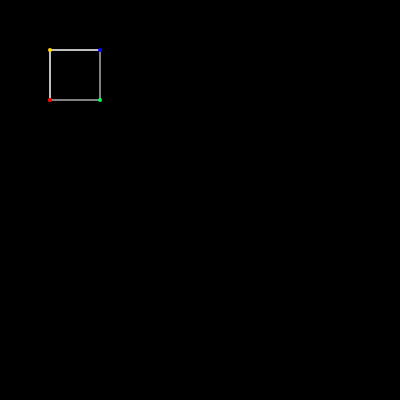
Frame 1 (no input)
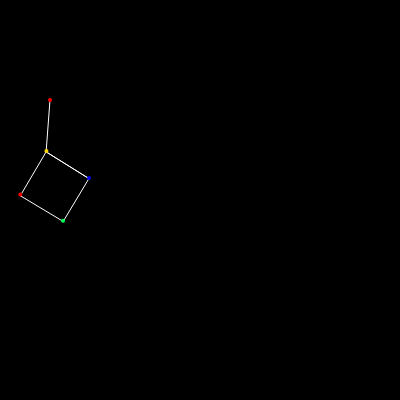
Frame 60 (no input)
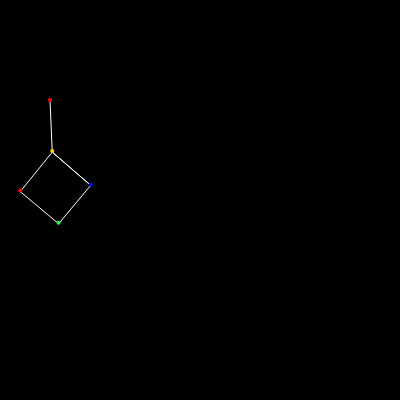
Frame 120 (the mouse pressed at the canvas centre since frame 60)

The p5.js sketch that drew these frames (run headless with seeded random() and noise() and a simulated clock; from frame 60 on, the mouse is pressed at the canvas centre):

// p5.js sketch
// ── sketch.js
const friction = 0.999
const gravity = 1
const bounce = 0.9

const points = []
const sticks = []

let myKonstrukt

function setup() {
  createCanvas(400, 400)
  colorMode(HSL, 360, 100, 100)

  // Punkt-Positionen
  const p0p = createVector(50, 100)
  const p0op = createVector(50, 100)

  const p1p = createVector(50, 50)
  const p1op = createVector(50, 40)

  const p2p = createVector(100, 50)
  const p2op = createVector(100, 50)

  const p3p = createVector(100, 100)
  const p3op = createVector(100, 100)

  const p4p = createVector(50, 100)
  const p4op = createVector(50, 100)

  // Punkte generieren
  points.push(new VerletPoint(p1p, p1op, 2, 50))
  points.push(new VerletPoint(p2p, p2op, 2, 240))
  points.push(new VerletPoint(p3p, p3op, 2, 140))
  points.push(new VerletPoint(p4p, p4op, 2, 0))
  points.push(new VerletPoint(p0p, p0op, 2, 0))

  points[4].pinned = true

  myKonstrukt = new Konstrukt(points)

  // Sticks definieren

  // Box
  myKonstrukt.addStick(0, 1)
  myKonstrukt.addStick(1, 2)
  myKonstrukt.addStick(2, 3)
  myKonstrukt.addStick(3, 0)
  myKonstrukt.addStick(0, 1)

  // Strebe
  myKonstrukt.addStick(0, 2, true)
  myKonstrukt.addStick(1, 3, true)

  // Aufhängung
  myKonstrukt.addStick(4, 0)
}

function draw() {
  background(0)

  myKonstrukt.drawSticks()

  for (let i = 0; i < 3; i++) {
    // sticks optimieren: 3-fach Korrektur
    myKonstrukt.updateSticks()
    myKonstrukt.checkBoundaries()
  }

  myKonstrukt.showPoints()
  myKonstrukt.updatePoints()
}

// ── classes.js
class Konstrukt {
  constructor(points) {
    this.points = points || []
    this.sticks = []
  }

  showPoints() {
    for (const point of this.points) {
      point.show()
    }
  }

  updatePoints() {
    for (const point of this.points) {
      if (!point.pinned) {
        let v = p5.Vector.sub(point.pos, point.oldPos)
        v.mult(friction)
        point.oldPos.set(point.pos)
        point.pos.add(v)
        point.pos.y += gravity
      }
    }
  }

  checkBoundaries() {
    for (const point of this.points) {
      // Abprall
      if (point.pos.x + point.rad > width) {
        // hit right
        let v = p5.Vector.sub(point.pos, point.oldPos)
        point.pos.set(width - point.rad, point.pos.y)
        point.oldPos.set(point.pos.x + v.x * bounce, point.oldPos.y)
      }
      if (point.pos.x - point.rad < 0) {
        // hit left
        let v = p5.Vector.sub(point.pos, point.oldPos)
        point.pos.set(0 + point.rad, point.pos.y)
        point.oldPos.set(point.pos.x + v.x * bounce, point.oldPos.y)
      }
      if (point.pos.y + point.rad > height) {
        // hit bottom
        let v = p5.Vector.sub(point.pos, point.oldPos)
        point.pos.set(point.pos.x, height - point.rad)
        point.oldPos.set(point.oldPos.x, point.pos.y + v.y * bounce)
      }
      if (point.pos.y - point.rad < 0) {
        // hit top
        let v = p5.Vector.sub(point.pos, point.oldPos)
        point.pos.set(point.pos.x, 0 + point.rad)
        point.oldPos.set(point.oldPos.x, point.pos.y + v.y * bounce)
      }
    }
  }

  addStick(index1, index2, isHidden) {
    // adds a stick to the stick array
    // indexes refer to points array
    // isHidden is optional, defaults to false
    const stick = {
      start: points[index1],
      end: points[index2],
      length: points[index1].pos.dist(points[index2].pos),
      hidden: isHidden || false
    }
    this.sticks.push(stick)
  }

  updateSticks() {
    for (const stick of this.sticks) {
      const start = stick.start.pos
      const end = stick.end.pos

      // update stick positions
      // neuen Abstand messen
      const length = stick.length
      const v_d = end.copy().sub(start)
      const v_d_length = v_d.mag()

      // differenz zur Länge des Sticks
      const difference = length - v_d_length

      // Differenz teilen
      const percentage = difference / v_d_length / 2
      const offset = v_d.mult(percentage)

      // 2 Teilstücke an Stick-Enden anfügen
      if (!stick.start.pinned) {
        start.sub(offset)
      }
      if (!stick.end.pinned) {
        end.add(offset)
      }
    }
  }

  drawSticks() {
    for (const stick of this.sticks) {
      // drawSticks(stick)
      if (!stick.hidden) {
        const start = stick.start.pos
        const end = stick.end.pos
        // draw stick
        push()
        noFill()
        stroke(0, 100, 100)
        line(start.x, start.y, end.x, end.y)
        pop()
      }
    }
  }
}

class VerletPoint {
  constructor(v_pos, v_oldPos, rad, hue) {
    this.pos = v_pos || null
    this.oldPos = v_oldPos || null
    this.rad = rad || 5
    this.hue = hue || 0
  }
  show() {
    push()
    noStroke()
    fill(this.hue, 100, 50)
    ellipse(this.pos.x, this.pos.y, this.rad * 2)
    pop()
  }
}

// ── style.css
body {
  margin: 0;
  min-height: 100vh;

  /* layout */
  display: flex;
  justify-content: center;
  align-items: center;
}
